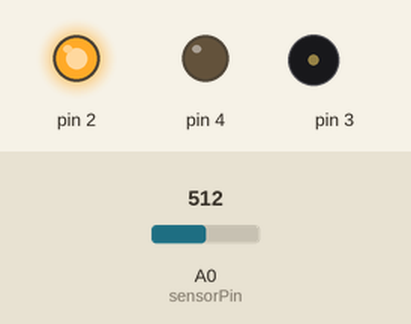
A sketch run on a simulated Arduino Uno, built with avr-gcc and run on an emulated ATmega328P. Parts: output pins drawn as LEDs (lit = HIGH), buzzer (waves = sounding). The inputs (shaded band) are chosen by the test bench; at power-on: A0 (sensorPin) = 512. Pins used as bus, display or sensor lines are not drawn.

Above: at 1.2 s.
1.3 s: A0 (sensorPin) set to 21
2.8 s: A0 (sensorPin) set to 17
At 3.4 s:
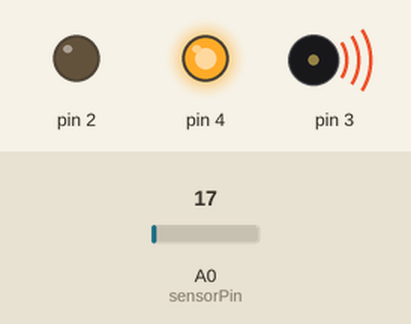
Timing chart, 0 to 11.8 s (numbered marks = the images above; inputs shaded):
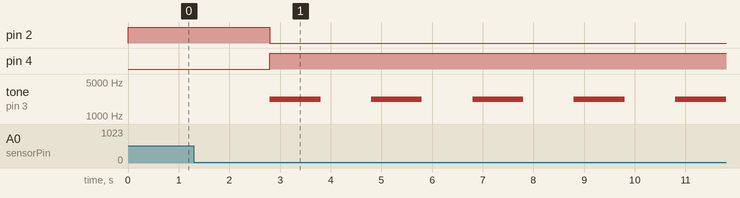

The sketch:

ldr_burglar_alarm.ino
```cpp
int sensorPin = A0; // select the input pin for ldr
int sensorValue = 0; // variable to store the value coming from the sensor
void setup()
{
	pinMode(3,OUTPUT);
	pinMode(2,OUTPUT);
	pinMode(4,OUTPUT);
	Serial.begin(9600); //sets serial port for communication
}
void loop()
{
  sensorValue = analogRead(sensorPin);
  if (sensorValue < 20)
  {
    digitalWrite(2,LOW);
    digitalWrite(4,HIGH);
    digitalWrite(3,HIGH);
    tone(3,2200,1000);
    delay(1000);
    digitalWrite(3,LOW);
    delay(1000);
  }
  else
  {
    digitalWrite(3,LOW);
    digitalWrite(2,HIGH);
    digitalWrite(4,LOW);
  }
}
```

Measured:
- the behaviour switches between 20 and 19 on A0 (sensorPin) (found by bisection; images 0 and 1)
- after the input at 1.3 s, every drawn part: stays the same
- after the input at 2.8 s, pin 2: HIGH → LOW at once; pin 4: LOW → HIGH at once; tone on pin 3: alternates 2200 Hz for 1.0 s and silent for 1.0 s, starting at once
